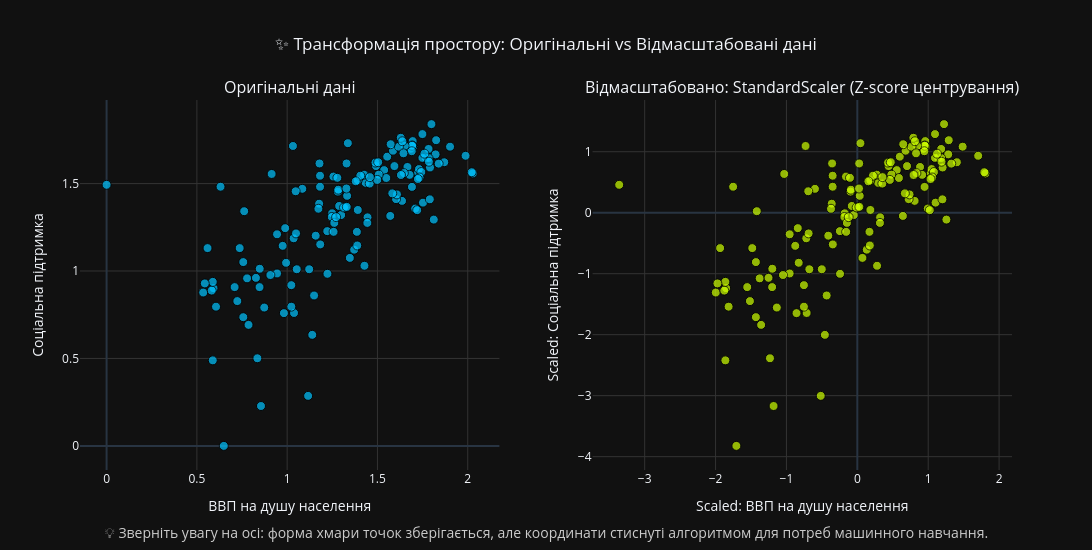

The notebook cell saved with this chart:
### Markdown cell above
**9. Застосувати стандартизацію даних:**

### Code cell
print(f"⚖️ Масштабування ознак через функцію data_scale() (Метод: {SCALER_TYPE.upper()})...")

def data_scale(data, scaler_type='minmax'):
    if scaler_type == 'minmax':
        scaler = MinMaxScaler()
    elif scaler_type == 'std':
        scaler = StandardScaler()
    elif scaler_type == 'norm':
        scaler = Normalizer()
    else:
        raise ValueError("Невідомий тип скейлера!")

    scaler.fit(data)
    res = scaler.transform(data)

    return res, scaler

for col in FEATURES_FULL:
    df[col] = pd.to_numeric(df[col].astype(str).str.replace(',', '.', regex=False), errors='coerce')

X_raw = df[FEATURES_FULL].copy()
imputer = SimpleImputer(strategy='median')
X_imputed = imputer.fit_transform(X_raw)
X_features = pd.DataFrame(X_imputed, columns=FEATURES_FULL, index=df.index)

data_scaled, fitted_scaler = data_scale(X_features, scaler_type=SCALER_TYPE)
df_scaled = pd.DataFrame(data_scaled, columns=FEATURES_FULL, index=df.index)

print("✅ Масштабування завершено успішно! (Скейлер збережено в оперативній пам'яті)\n")

f1 = FEATURES_FULL[0]
f2 = FEATURES_FULL[1] if len(FEATURES_FULL) > 1 else FEATURES_FULL[0]

f1_ua = FEATURE_TRANSLATIONS.get(f1, str(f1))
f2_ua = FEATURE_TRANSLATIONS.get(f2, str(f2))

SCALER_NAMES = {
    'minmax': 'MinMaxScaler (від 0 до 1)',
    'std': 'StandardScaler (Z-score центрування)',
    'norm': 'Normalizer (Векторна нормалізація)'
}
scaler_display_name = SCALER_NAMES.get(SCALER_TYPE, SCALER_TYPE.upper())

fig_scale = make_subplots(
    rows=1, cols=2, 
    subplot_titles=(f"Оригінальні дані", f"Відмасштабовано: {scaler_display_name}"),
    horizontal_spacing=0.1
)

fig_scale.add_trace(go.Scatter(
    x=X_features[f1], y=X_features[f2], mode='markers',
    marker=dict(color='#00c3ff', size=9, opacity=0.7, line=dict(width=1, color='black')),
    text=df[COUNTRY_COL], 
    hovertemplate="<b>%{text}</b><br>" + 
                  f"{f1_ua}: <b>%{{x:.3f}}</b><br>" + 
                  f"{f2_ua}: <b>%{{y:.3f}}</b><extra></extra>"
), row=1, col=1)

fig_scale.add_trace(go.Scatter(
    x=df_scaled[f1], y=df_scaled[f2], mode='markers',
    marker=dict(color='#ccff00', size=9, opacity=0.7, line=dict(width=1, color='black')),
    text=df[COUNTRY_COL], 
    hovertemplate="<b>%{text}</b><br>" + 
                  f"Масштаб. {f1_ua}: <b>%{{x:.3f}}</b><br>" + 
                  f"Масштаб. {f2_ua}: <b>%{{y:.3f}}</b><extra></extra>"
), row=1, col=2)

fig_scale.update_xaxes(title_text=f1_ua, showgrid=True, gridcolor='#333', row=1, col=1)
fig_scale.update_yaxes(title_text=f2_ua, showgrid=True, gridcolor='#333', row=1, col=1)

fig_scale.update_xaxes(title_text=f"Scaled: {f1_ua}", showgrid=True, gridcolor='#333', row=1, col=2)
fig_scale.update_yaxes(title_text=f"Scaled: {f2_ua}", showgrid=True, gridcolor='#333', row=1, col=2)

fig_scale.update_layout(
    title_text="✨ Трансформація простору: Оригінальні vs Відмасштабовані дані",
    title_x=0.5, width=1500, height=550, template=PLOT_TEMPLATE, showlegend=False,
    margin=dict(b=80)
)

fig_scale.add_annotation(
    x=0.5, y=-0.20, xref="paper", yref="paper",
    text="💡 Зверніть увагу на осі: форма хмари точок зберігається, але координати стиснуті алгоритмом для потреб машинного навчання.",
    showarrow=False, font=dict(size=14, color="#cccccc"), align="center"
)

print("Красивий Вивід - Візуалізація ефекту масштабування:")
fig_scale.show()

print("\nТехнічний Вивід - Перші 5 рядків відмасштабованих ознак (Без пропусків):")
display(df_scaled.head().style.background_gradient(cmap='Purples').set_properties(**TABLE_PROPS).format("{:.4f}"))

### Figure 1 — Plotly figure (JSON) as saved in the notebook; plotly's stock layout.template omitted (floating-point values rounded to 4 significant figures; data arrays with more than 128 entries replaced by an {"elided": "..."} marker saying what was removed)
{"data": [{"hovertemplate": "<b>%{text}</b><br>ВВП на душу населення: <b>%{x:.3f}</b><br>Соціальна підтримка: <b>%{y:.3f}</b><extra></extra>", "marker": {"color": "#00c3ff", "line": {"color": "black", "width": 1}, "opacity": 0.7, "size": 9}, "mode": "markers", "text": {"elided": "147 str values"}, "type": "scatter", "x": {"elided": "147 float values"}, "xaxis": "x", "y": {"elided": "147 float values"}, "yaxis": "y"}, {"hovertemplate": "<b>%{text}</b><br>Масштаб. ВВП на душу населення: <b>%{x:.3f}</b><br>Масштаб. Соціальна підтримка: <b>%{y:.3f}</b><extra></extra>", "marker": {"color": "#ccff00", "line": {"color": "black", "width": 1}, "opacity": 0.7, "size": 9}, "mode": "markers", "text": {"elided": "147 str values"}, "type": "scatter", "x": {"elided": "147 float values"}, "xaxis": "x2", "y": {"elided": "147 float values"}, "yaxis": "y2"}], "layout": {"annotations": [{"font": {"size": 16}, "showarrow": false, "text": "Оригінальні дані", "x": 0.225, "xanchor": "center", "xref": "paper", "y": 1, "yanchor": "bottom", "yref": "paper"}, {"font": {"size": 16}, "showarrow": false, "text": "Відмасштабовано: StandardScaler (Z-score центрування)", "x": 0.775, "xanchor": "center", "xref": "paper", "y": 1, "yanchor": "bottom", "yref": "paper"}, {"align": "center", "font": {"color": "#cccccc", "size": 14}, "showarrow": false, "text": "💡 Зверніть увагу на осі: форма хмари точок зберігається, але координати стиснуті алгоритмом для потреб машинного навчання.", "x": 0.5, "xref": "paper", "y": -0.2, "yref": "paper"}], "height": 550, "margin": {"b": 80}, "showlegend": false, "title": {"text": "✨ Трансформація простору: Оригінальні vs Відмасштабовані дані", "x": 0.5}, "width": 1500, "xaxis": {"anchor": "y", "domain": [0, 0.45], "gridcolor": "#333", "showgrid": true, "title": {"text": "ВВП на душу населення"}}, "xaxis2": {"anchor": "y2", "domain": [0.55, 1], "gridcolor": "#333", "showgrid": true, "title": {"text": "Scaled: ВВП на душу населення"}}, "yaxis": {"anchor": "x", "domain": [0, 1], "gridcolor": "#333", "showgrid": true, "title": {"text": "Соціальна підтримка"}}, "yaxis2": {"anchor": "x2", "domain": [0, 1], "gridcolor": "#333", "showgrid": true, "title": {"text": "Scaled: Соціальна підтримка"}}}}
